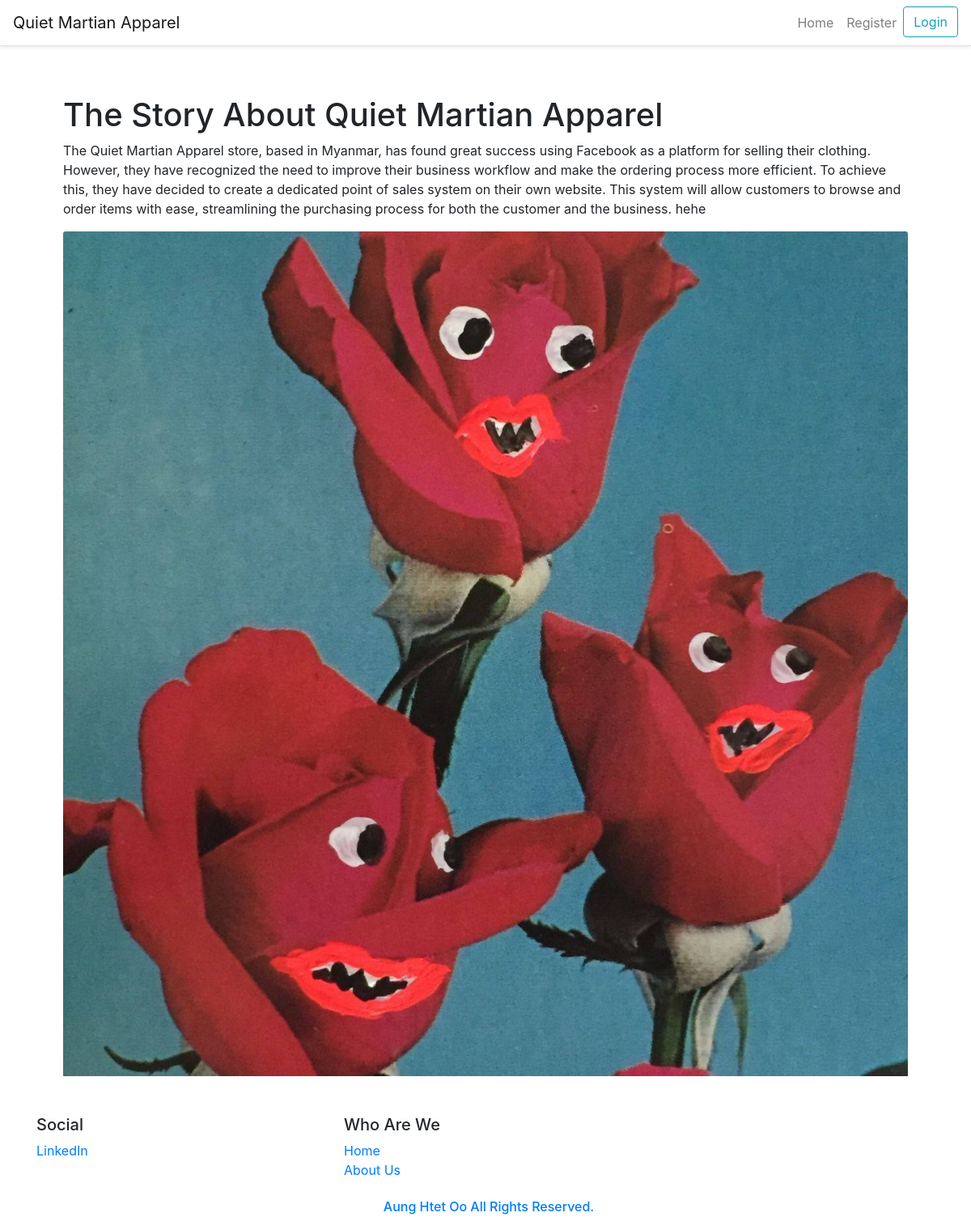
Page /about-us on the committed database.
### website/models.py (models this page shows)
class AboutUs(db.Model, UserMixin):
    id = db.Column(db.Integer, primary_key=True)
    staff_id = db.Column(db.Integer, db.ForeignKey('staff.id'), nullable=False)
    title = db.Column(db.String(150))
    description = db.Column(db.Text)
    image = db.Column(db.String(255))
    created_date = db.Column(db.DateTime, default=func.now())
    created_by = db.Column(db.Integer)
    updated_date = db.Column(db.DateTime, default=func.now())
    updated_by = db.Column(db.Integer)
    staff = db.relationship('Staff')

### website/auth.py (the view)
@auth.route('/about-us')
def about_us():
    about_us = AboutUs.query.order_by(AboutUs.created_date.desc()).first()
    print(about_us.image)
    return render_template("customer/about_us.html", about_us=about_us, user=current_user)

### website/templates/customer/about_us.html (shortened to what this page needs)
{% extends "customer/layout.html" %}
{% block navbar %}
    {% include 'customer/base.html' %}
{% endblock %}
{% block main %}
<link rel="stylesheet" href="static/payment.css">
    <h1>{{ about_us.title }}</h1>
    <p>{{ about_us.description }}</p>
<div>
<img class="card-img-top w-100 h-100" src="static/uploads/{{ about_us.image.replace(' ', '_') }}" alt="{{ about_us.title }}">
</div>
{% endblock %}
{% block footer %}
{% include 'customer/footer.html' %}
{% endblock %}

### website/static/style.css (style rules this page uses)
html { scroll-behavior: smooth; }
.card-img-top { height: 200px; width: 200px; object-fit: cover; }

### rows in the picture
AboutUs: title "The Story About Quiet Martian Apparel", description "The Quiet Martian Apparel store, based in Myanmar, has found great success using Facebook as a platform for selling their clothing. However, they have recognized the need to improve their business workflow and make the ordering process more efficient. To achieve this, they have decided to create a dedicated point of sales system on their own website. This system will allow customers to browse and order items with ease, streamlining the purchasing process for both the customer and the business. hehe", image.replace (picture)
